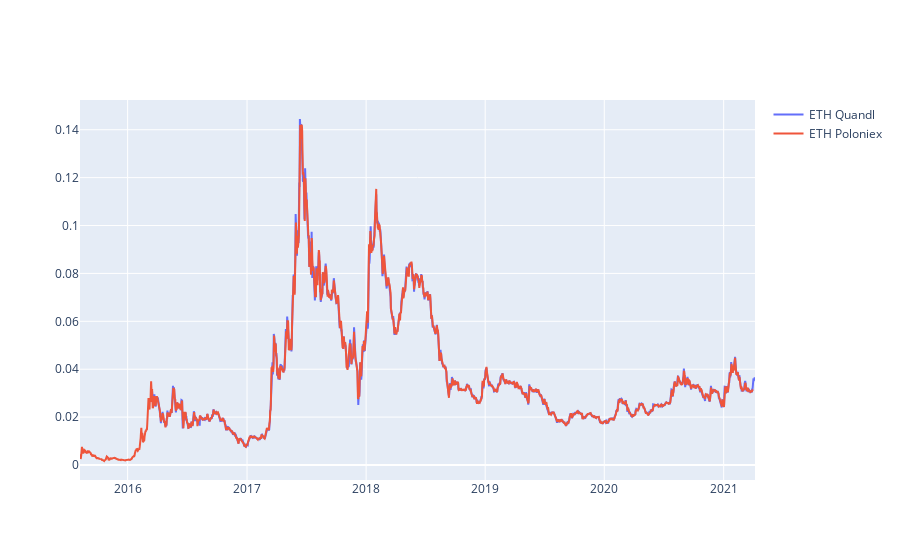

Here is the notebook cell this chart was saved with:
### Code cell
fig = go.Figure()

eth_quandl = df_altcoin_quandl_data[df_altcoin_quandl_data['Market']=='ETH']
eth_poloniex = df_altcoin_poloniex_data[df_altcoin_poloniex_data['Market']=='ETH']

fig.add_trace(go.Scatter(x=eth_quandl.index, y=eth_quandl['Last'],
                         mode='lines',
                         name='ETH Quandl'))

fig.add_trace(go.Scatter(x=eth_poloniex.index, y=eth_poloniex['weightedAverage'],
                         mode='lines',
                         name='ETH Poloniex'))

fig.show()

### Figure 1 — Plotly figure (JSON) as saved in the notebook; plotly's stock layout.template omitted (floating-point values rounded to 4 significant figures; data arrays with more than 128 entries replaced by an {"elided": "..."} marker saying what was removed)
{"data": [{"mode": "lines", "name": "ETH Quandl", "type": "scatter", "x": {"elided": "1808 str values"}, "y": {"elided": "1808 float values"}}, {"mode": "lines", "name": "ETH Poloniex", "type": "scatter", "x": {"elided": "2063 str values"}, "y": {"elided": "2063 float values"}}], "layout": {"autosize": true, "xaxis": {"autorange": true, "range": ["2015-08-08", "2021-04-07"], "type": "date"}, "yaxis": {"autorange": true, "range": [-0.006265, 0.1524], "type": "linear"}}}
